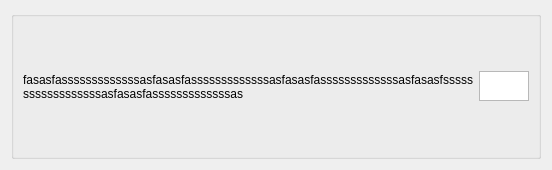
<?xml version="1.0" encoding="UTF-8"?>
<ui version="4.0">
 <class>examUnitWidget</class>
 <widget class="QWidget" name="examUnitWidget">
  <property name="geometry">
   <rect>
    <x>0</x>
    <y>0</y>
    <width>546</width>
    <height>170</height>
   </rect>
  </property>
  <property name="minimumSize">
   <size>
    <width>0</width>
    <height>50</height>
   </size>
  </property>
  <property name="maximumSize">
   <size>
    <width>16777215</width>
    <height>1000</height>
   </size>
  </property>
  <property name="windowTitle">
   <string>Form</string>
  </property>
  <layout class="QHBoxLayout" name="horizontalLayout_2">
   <item>
    <widget class="QGroupBox" name="groupBox">
     <property name="title">
      <string/>
     </property>
     <layout class="QVBoxLayout" name="verticalLayout">
      <item>
       <layout class="QHBoxLayout" name="horizontalLayout">
        <property name="spacing">
         <number>6</number>
        </property>
        <property name="sizeConstraint">
         <enum>QLayout::SetDefaultConstraint</enum>
        </property>
        <item>
         <widget class="QLabel" name="examName">
          <property name="sizePolicy">
           <sizepolicy hsizetype="Expanding" vsizetype="Expanding">
            <horstretch>0</horstretch>
            <verstretch>0</verstretch>
           </sizepolicy>
          </property>
          <property name="minimumSize">
           <size>
            <width>0</width>
            <height>25</height>
           </size>
          </property>
          <property name="maximumSize">
           <size>
            <width>450</width>
            <height>16777215</height>
           </size>
          </property>
          <property name="layoutDirection">
           <enum>Qt::LeftToRight</enum>
          </property>
          <property name="text">
           <string>fasasfasssssssssssssasfasasfasssssssssssssasfasasfasssssssssssssasfasasfsssssssssasfasasfasssssssssssssasfasasfasssssssssssasfasasfasssssssssssssasfasasfasssssssssssasfasasfasssssssssssssasfasasfasssssssssssasfasasfasssssssssssssasfasasfasssssssssssasfasasfasssssssssssssasfasasfasssssssssssasfasasfasssssssssssssasfasasfasssssssssssasfasasfasssssssssssssasfasasfasssssssssssasfasasfasssssssssssssasfasasfasssssssssssasfasasfasssssssssssssasfasasfasssssssssssasfasasfasssssssssssssasfasasfasssssssssssasfasasfasssssssssssssasfasasfasssssssssssasfasasfasssssssssssssasfasasfasssssssssssasfasasfasssssssssssssasfasasfasssssssssssasfasasfasssssssssssssasfasasfassasssssssssssssasfasasfa sssssssssssssasfasasfasssssssssssssas</string>
          </property>
          <property name="textFormat">
           <enum>Qt::AutoText</enum>
          </property>
          <property name="scaledContents">
           <bool>true</bool>
          </property>
          <property name="wordWrap">
           <bool>true</bool>
          </property>
          <property name="indent">
           <number>-1</number>
          </property>
         </widget>
        </item>
        <item>
         <widget class="QTextEdit" name="examUnit">
          <property name="sizePolicy">
           <sizepolicy hsizetype="Fixed" vsizetype="Fixed">
            <horstretch>0</horstretch>
            <verstretch>0</verstretch>
           </sizepolicy>
          </property>
          <property name="minimumSize">
           <size>
            <width>50</width>
            <height>30</height>
           </size>
          </property>
          <property name="maximumSize">
           <size>
            <width>50</width>
            <height>30</height>
           </size>
          </property>
         </widget>
        </item>
       </layout>
      </item>
     </layout>
    </widget>
   </item>
  </layout>
 </widget>
 <resources/>
 <connections/>
</ui>
